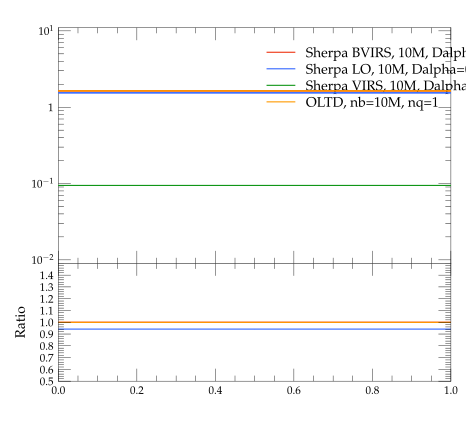

Write Python code to recreate this figure.
#! /usr/bin/env python

# This Python script was auto-generated using YODA v2.0.0.
# Analysis object: /evtb/incall
# Timestamp: 15-04-2024 (14:31:35)

import matplotlib as mpl
import matplotlib.pyplot as plt
mpl.use('Agg') # comment out for interactive use
import os
import numpy as np

plotDir = os.path.split(os.path.realpath(__file__))[0]
if 'YODA_USER_PLOT_PATH' in globals():
    plot_outdir = globals()['YODA_USER_PLOT_PATH']
else:
    plot_outdir = plotDir

#plot style
plt.style.use(os.path.join(plotDir, '../default.mplstyle'))
# plot metadata
figW, figH = plt.rcParams['figure.figsize']
ax_xLabel = r''
ax_yLabel = r''
ax_title  = r''
ax_xScale = 'linear'
ax_yScale = 'log'
xLims = (0.0, 1.0)
yLims = (0.009000000000000001, 11.0)

# TeX-friendly labels for the legend
labels = [ r"Sherpa BVIRS, 10M, Dalpha=0.01", r"Sherpa LO, 10M, Dalpha=0.01", r"Sherpa VIRS, 10M, Dalpha=0.01", r"OLTD, nb=10M, nq=1" ]

# Create figure and axis objects
fig, (ax, ratio0_ax) = plt.subplots(2, 1, sharex=True,
                  figsize=(figW,figH), gridspec_kw={'height_ratios': (2, 1)})
ratio0_ax.yaxis.set_major_locator(mpl.ticker.MultipleLocator(0.1))
ratio0_ax.set_ylim(0.5, 1.4999)
ratio0_ax.set_ylabel('Ratio')

# LineColor map: curve index -> color
linecolors = {0: '#EE3311', 1: '#3366FF', 2: '#109618', 3: '#FF9900'}
# the numerical data is stored in a separate file
dataf = dict()
prefix = os.path.split(__file__)[0]
if prefix:    prefix = prefix + '/'
exec(open(prefix+'incall__data.py').read(), dataf)


legend_handles = [] # keep track of handles for the legend

# style options for curves
# starts at zorder>=5 to draw curve on top of legend
styles = {
  'curve0': {
    'color' : linecolors[0],
    'linestyle' : '-',
    'marker' : 'o',
    'zorder' : 5,
    'histstyle' : True,
  },
  'curve1': {
    'color' : linecolors[1],
    'linestyle' : '-',
    'marker' : 'o',
    'zorder' : 6,
    'histstyle' : True,
  },
  'curve2': {
    'color' : linecolors[2],
    'linestyle' : '-',
    'marker' : 'o',
    'zorder' : 7,
    'histstyle' : True,
  },
  'curve3': {
    'color' : linecolors[3],
    'linestyle' : '-',
    'marker' : 'o',
    'zorder' : 8,
    'histstyle' : True,
  },
}
# curve from input yoda files in main panel
for label in dataf['yvals'].keys():
    if all(np.isnan(v) for v in dataf['yvals'][label]):
        continue
    tmp = None
    if styles[label]['histstyle']: # draw as histogram
        tmp, = ax.plot(dataf['xedges'], dataf['yedges'][label],
                       color=styles[label]['color'],
                       linestyle=styles[label]['linestyle'],
                       drawstyle='steps-pre', solid_joinstyle='miter',
                       zorder=styles[label]['zorder'], label=label)
        ax.errorbar(dataf['xpoints'], dataf['yvals'][label], color=styles[label]['color'],
                    xerr=dataf['xerrs'], yerr=[dataf['ydowns'][label], dataf['yups'][label]],
                    linestyle='none', zorder=styles[label]['zorder'])
    else: # draw as scatter
        tmp = ax.errorbar(dataf['xpoints'], dataf['yvals'][label],
                          xerr=dataf['xerrs'],
                          yerr=[ dataf['ydowns'][label],
                          dataf['yups'][label] ],
                          fmt=styles[label]['marker'],
                          ecolor=styles[label]['color'],
                          color=styles[label]['color'], zorder=2)
        tmp[-1][0].set_linestyle(styles[label]['linestyle'])
    legend_handles += [tmp]
    for varLabel in dataf['variation_yvals'].keys():
        if varLabel.startswith(label):
            tmp, = ax.plot(dataf['xedges'], dataf['variation_yvals'][varLabel],
                           color=styles[label]['color'],
                           linestyle=styles[label]['linestyle'],
                           drawstyle='steps-pre', solid_joinstyle='miter',
                           zorder=styles[label]['zorder'], alpha=0.5)


# plots on ratio panel
# curve from input yoda files in ratio panel
for label, yvals in dataf['ratio0_yvals'].items():
    if all(np.isnan(v) for v in yvals):
        continue
    if styles[label]['histstyle']: # plot as histogram
        ratio0_ax.plot(dataf['xedges'], yvals,
                       color=styles[label]['color'],
                       linestyle=styles[label]['linestyle'],
                       drawstyle='steps-pre', zorder=1,
                       solid_joinstyle='miter')
        ratio0_ax.vlines(dataf['xpoints'],
                         dataf['ratio0_ymin'][label],
                         dataf['ratio0_ymax'][label],
                         color=styles[label]['color'], zorder=1)
    else: # plot as scatter
        tmp = ratio0_ax.errorbar(dataf['xpoints'],
                                 yvals, xerr=dataf['xerrs'],
                                 yerr=dataf['ratio0_yerrs'][label],
                                 fmt=styles[label]['marker'],
                                 ecolor=styles[label]['color'],
                                 color=styles[label]['color'])
        tmp[-1][0].set_linestyle(styles[label]['linestyle'])

    for varlabel in dataf['ratio0_variation_vals'].keys():
        if varlabel.startswith(label):
            ratio0_ax.plot(dataf['xedges'],
                            dataf['ratio0_variation_vals'][varlabel],
                            color=styles[label]['color'],
                            linestyle=styles[label]['linestyle'],
                            drawstyle='steps-pre', solid_joinstyle='miter',
                            zorder=1, alpha=0.5)

legend_pos = (0.5, 0.97)
ax.legend(legend_handles, labels, loc='upper left', bbox_to_anchor=legend_pos)

# set plot metadata as defined above
ratio0_ax.set_xlabel(ax_xLabel)
ratio0_ax.xaxis.set_label_coords(1., -.15)
ax.set_ylabel(ax_yLabel, loc='top')
ax.set_title(ax_title, loc='left')
ax.set_xscale(ax_xScale)
ax.set_yscale(ax_yScale)
ax.set_xlim(xLims)
ax.set_ylim(yLims)

# tick formatting
plt.rcParams['xtick.top'] = True
plt.rcParams['ytick.right'] = True
ax.yaxis.set_major_locator(mpl.ticker.LogLocator(base=10.0, numticks=np.inf))
ax.yaxis.set_minor_locator(mpl.ticker.LogLocator(
                           base=10.0, subs=np.arange(0.1, 1, 0.1), numticks=np.inf))
fig.align_ylabels((ax, ratio0_ax))
plt.savefig(os.path.join(plot_outdir, 'incall.pdf'), format='PDF')
plt.savefig(os.path.join(plot_outdir, 'incall.png'), format='PNG')

plt.close(fig)
